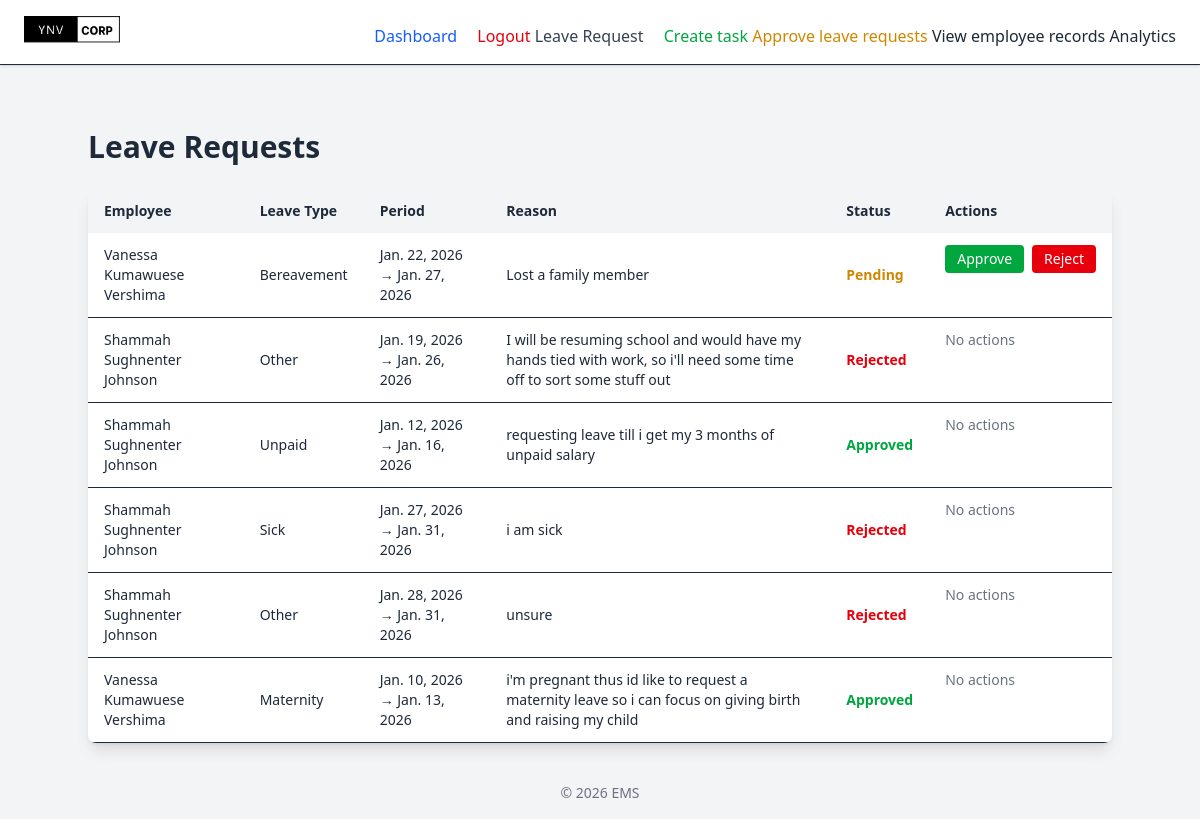
Screenshot of /leave-approval/ (signed in) with the database file from the repository.
### employee/models.py (models this page shows, shortened)
class LeaveRequest(models.Model):
    STATUS_CHOICES = [
        ('Pending', 'Pending'),
        ('Approved', 'Approved'),
        ('Rejected', 'Rejected'),
    ] # status choices for the leave request
    LEAVE_TYPE=(
        ('sick', 'SICK'),
        ('annual', 'ANNUAL'),
        ('unpaid', 'UNPAID'),
        ('maternity', 'MATERNITY'),
        ('paternity', 'PATERNITY'),
        ('bereavement', 'BEREAVEMENT'),
        ('other', 'OTHER'),
        )
    employee = models.ForeignKey(Employee, on_delete=models.CASCADE, related_name='leave_requests')
    start_date = models.DateField() #date field for start date
    end_date = models.DateField() #date field for end date
    reason = models.TextField() #reason for leave field
    leave_type = models.CharField(max_length=20, choices=LEAVE_TYPE, default='other') #leave type field with choices
    status = models.CharField(max_length=10, choices=STATUS_CHOICES, default='Pending') #status field with choices
    applied_on = models.DateField(auto_now_add=True) #date field for applied on
    updated_at = models.DateTimeField(auto_now=True)
    class Meta:
        ordering = ['-applied_on']
        verbose_name = "Leave Request"
        verbose_name_plural = "Leave Requests"

class Employee(AbstractUser):
    GENDER_CHOICES=(
        ('male', 'MALE'),
        ('female', 'FEMALE'),
        )
    POSITION_CHOICES=(
        ('manager', 'MANAGER'),
        ('developer', 'DEVELOPER'),
        ('designer', 'DESIGNER'),
        ('tester', 'TESTER'),
        ('hr manager', 'HR MANAGER'),
        ('intern', 'INTERN'),
        ('software engineer', 'SOFTWARE ENGINEER'),
        ('data scientist', 'DATA SCIENTIST'),
        ('product manager', 'PRODUCT MANAGER'),
        ('business analyst', 'BUSINESS ANALYST'),
        ('devops engineer', 'DEVOPS ENGINEER'),
        ('system administrator', 'SYSTEM ADMINISTRATOR'),
        ('network engineer', 'NETWORK ENGINEER'),
        ('technical support', 'TECHNICAL SUPPORT'),
        ('it consultant', 'IT CONSULTANT'),
        ('other', 'OTHER'),
    )
    DEPARTMENT_CHOICES=(
        ('sales', 'SALES'),
        ('resarch & development', 'RESEARCH & DEVELOPMENT'),
        ('software development', 'SOFTWARE DEVELOPMENT'),
        ('product research', 'PRODUCT RESEARCH'),
        ('marketing', 'MARKETING'),
        ('human resource', 'HUMAN RESOURCE'),
        ('legal','LEGAL'),
        ('customer service', 'CUSTOMER SERVICE')
    )
    full_name = models.CharField(max_length=200, blank=True)
    username = None
    email = models.EmailField(unique=True)
    gender = models.CharField(max_length=10, choices=GENDER_CHOICES)
    position = models.CharField(max_length=200, blank=True, choices=POSITION_CHOICES)
    date_of_birth = models.DateField(null=True)
    employment_date = models.DateField(default=date.today)
    phone_number = models.CharField(max_length=15, blank=True)
    address = models.CharField(max_length=200, blank=True)
    employee_id = models.CharField(max_length=20, unique=True, blank=True)
    department = models.CharField(max_length=100, blank=True, choices=DEPARTMENT_CHOICES)
    salary = models.DecimalField(max_digits=12, decimal_places=2, default=Decimal('100000.00'))
    salary_currency = models.CharField(max_length=3, default='NGN', editable=False)
    USERNAME_FIELD = 'email'
    REQUIRED_FIELDS = []

### employee/views.py (the view)
# urls.py: path('leave-approval/', ApproveLeaveRequestView.as_view(), name='leave_approve'),
class ApproveLeaveRequestView(LoginRequiredMixin, AdminOnlyMixin, ListView):
    model = LeaveRequest
    template_name = 'employee/leave_approval.html'
    context_object_name = 'leave_requests'

### employee/views.py (called while the page is built)
    def test_func(self):
        return self.request.user.is_superuser

### employee/templates/employee/leave_approval.html
{% extends "employee/base.html" %}
{% block content %}
{% load static %}
<div class="max-w-5xl mx-auto mt-10">
  <h1 class="text-3xl font-bold mb-6">Leave Requests</h1>
  <div class="bg-white shadow-lg rounded-lg overflow-hidden">
    <table class="min-w-full text-left text-sm">
      <thead class="bg-gray-100">
        <tr>
          <th class="px-4 py-3">Employee</th>
          <th class="px-4 py-3">Leave Type</th>
          <th class="px-4 py-3">Period</th>
          <th class="px-4 py-3">Reason</th>
          <th class="px-4 py-3">Status</th>
          <th class="px-4 py-3">Actions</th>
        </tr>
      </thead>
      <tbody>
        {% for req in leave_requests %}
        <tr class="border-b">
          <td class="px-4 py-3">{{ req.employee.full_name }}</td>
          <td class="px-4 py-3 capitalize">{{ req.leave_type }}</td>
          <td class="px-4 py-3">{{ req.start_date }} → {{ req.end_date }}</td>
          <td class="px-4 py-3">{{ req.reason }}</td>
          <td class="px-4 py-3 font-semibold">
            {% if req.status == "Pending" %}
            <span class="text-yellow-600">Pending</span>
            {% elif req.status == "Approved" %}
            <span class="text-green-600">Approved</span>
            {% else %}
            <span class="text-red-600">Rejected</span>
            {% endif %}
          </td>
          <td class="px-4 py-3 flex gap-2">
            {% if req.status == "Pending" %}
            <a
              href="{% url 'update-leave' req.id 'approve' %}"
              class="px-3 py-1 bg-green-600 text-white rounded"
            >
              Approve
            </a>
            <a
              href="{% url 'update-leave' req.id 'reject' %}"
              class="px-3 py-1 bg-red-600 text-white rounded"
            >
              Reject
            </a>
            {% else %}
            <span class="text-gray-500">No actions</span>
            {% endif %}
          </td>
        </tr>
        {% endfor %}
      </tbody>
    </table>
  </div>
</div>
{% endblock %}

### rows the page displays
LeaveRequest: employee.full_name "Vanessa Kumawuese Vershima", leave_type "Bereavement", start_date "Jan. 22, 2026", end_date "Jan. 27, 2026", reason "Lost a family member", status "Pending"
LeaveRequest: employee.full_name "Shammah Sughnenter Johnson", leave_type "Other", start_date "Jan. 19, 2026", end_date "Jan. 26, 2026", reason "I will be resuming school and would have my hands tied with work, so i'll need some time off to sort some stuff out", status "Rejected"
LeaveRequest: employee.full_name "Shammah Sughnenter Johnson", leave_type "Unpaid", start_date "Jan. 12, 2026", end_date "Jan. 16, 2026", reason "requesting leave till i get my 3 months of unpaid salary", status "Approved"
LeaveRequest: employee.full_name "Shammah Sughnenter Johnson", leave_type "Sick", start_date "Jan. 27, 2026", end_date "Jan. 31, 2026", reason "i am sick", status "Rejected"
LeaveRequest: employee.full_name "Shammah Sughnenter Johnson", leave_type "Other", start_date "Jan. 28, 2026", end_date "Jan. 31, 2026", reason "unsure", status "Rejected"
LeaveRequest: employee.full_name "Vanessa Kumawuese Vershima", leave_type "Maternity", start_date "Jan. 10, 2026", end_date "Jan. 13, 2026", reason "i'm pregnant thus id like to request a maternity leave so i can focus on giving birth and raising my child", status "Approved"
